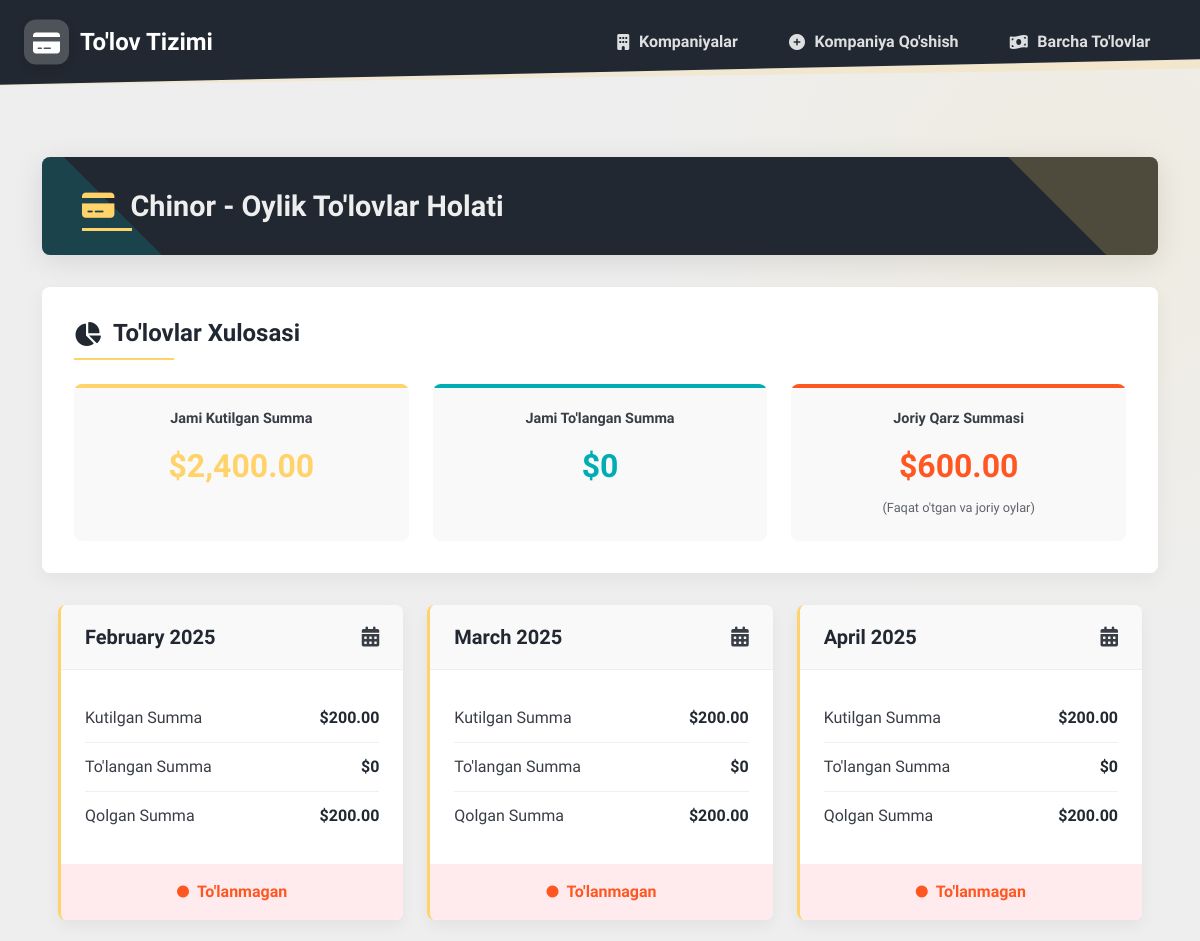
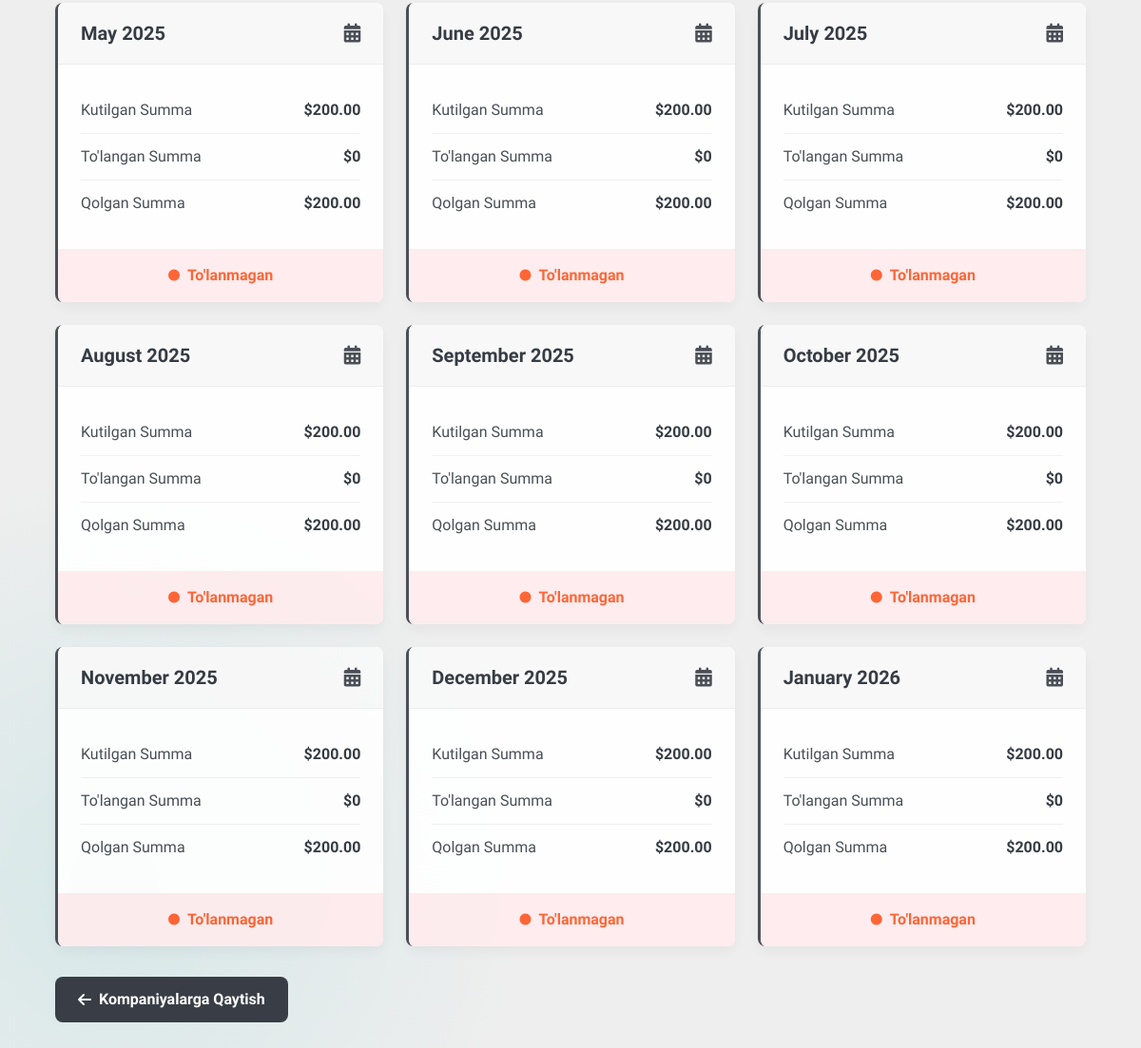
The page /company/11/monthly/ on the database its author committed (2 pictures, top to bottom).
### dbr_payment/models.py (models this page shows, shortened)
class Company(models.Model):
    name = models.CharField(max_length=200)
    email = models.EmailField()
    contact_number = models.CharField(max_length=20)
    address = models.TextField()
    telegram_chat_id = models.CharField(
        max_length=100,
        blank=True,
        null=True,
        verbose_name="Telegram Chat ID"
    )
    created_at = models.DateTimeField(auto_now_add=True)
    class Meta:
        verbose_name_plural = "Companies"

class PaymentArrangement(models.Model):
    company = models.ForeignKey(Company, on_delete=models.CASCADE, related_name='arrangements')
    monthly_amount = models.DecimalField(max_digits=10, decimal_places=2, validators=[MinValueValidator(0)])
    number_of_months = models.PositiveIntegerField(validators=[MinValueValidator(1)])
    start_date = models.DateField()
    end_date = models.DateField(blank=True, null=True)
    is_active = models.BooleanField(default=True)
    created_at = models.DateTimeField(auto_now_add=True)

### dbr_payment/views.py (the view)
# urls.py: path('company/<int:pk>/monthly/', views.company_monthly_payments, name='company-monthly-payments'),
def company_monthly_payments(request, pk):
    company = get_object_or_404(Company, pk=pk)
    arrangements = company.arrangements.filter(is_active=True)
    monthly_payment_statuses = []
    today = datetime.date.today()
    current_month = today.month
    current_year = today.year
    total_expected = Decimal('0')
    total_paid = Decimal('0')
    current_due = Decimal('0')  # Only for months up to current month
    for arrangement in arrangements:
        first_arrangement_month = arrangement.start_date.month
        first_arrangement_year = arrangement.start_date.year
        last_arrangement_month = (arrangement.start_date.month + arrangement.number_of_months - 1) % 12
        last_arrangement_year = arrangement.start_date.year + (
                    arrangement.start_date.month + arrangement.number_of_months - 1) // 12
        if (first_arrangement_year < current_year or (
                first_arrangement_year == current_year and first_arrangement_month <= current_month)) and (
                last_arrangement_year > current_year or (
                last_arrangement_year == current_year and last_arrangement_month >= current_month)):
            if current_year > first_arrangement_year:
                month_diff = (current_year - first_arrangement_year) * 12 + (
                            current_month - first_arrangement_month) + 1
            else:
                month_diff = current_month - first_arrangement_month + 1
            for month in range(1, arrangement.number_of_months + 1):
                target_month = arrangement.start_date.month + (month - 1)
                target_year = arrangement.start_date.year + (target_month - 1) // 12
                actual_month = ((target_month - 1) % 12) + 1
                is_past_or_current = (
                        target_year < current_year or
                        (target_year == current_year and actual_month <= current_month)
                )
                payments_this_month = company.payments.filter(arrangement=arrangement, month_number=month)
                total_paid_this_month = payments_this_month.aggregate(total=Sum('amount_paid'))['total'] or Decimal('0')
                monthly_due = arrangement.monthly_amount
                remaining_in_month = monthly_due - total_paid_this_month
                status = 'UNPAID'
                if total_paid_this_month == monthly_due:
                    status = 'PAID'
                elif total_paid_this_month > Decimal('0') and total_paid_this_month < monthly_due:
                    status = 'PARTIALLY_PAID'
                total_expected += monthly_due
                total_paid += total_paid_this_month
                if is_past_or_current:
                    current_due += remaining_in_month
                monthly_payment_statuses.append({
                    'month': month,
                    'month_name': calendar.month_name[actual_month],
                    'year': target_year,
                    'expected': monthly_due,
                    'paid': total_paid_this_month,
                    'remaining': remaining_in_month,
                    'status': status,
                    'arrangement_id': arrangement.id,
                    'is_past_or_current': is_past_or_current  # Added this flag for template use
                })
    monthly_payment_statuses.sort(key=lambda x: (x['year'], list(calendar.month_name).index(x['month_name'])))
    context = {
        'company': company,
        'monthly_payment_statuses': monthly_payment_statuses,
        'total_expected': total_expected,
        'total_paid': total_paid,
        'current_due': current_due  # Changed from total_remaining to current_due
    }
    return render(request, 'payments/company_monthly_payments.html', context)

### templates/payments/company_monthly_payments.html (shortened to what this page needs)
{% extends 'payments/base4.html' %}
{% load humanize %}
{% block content %}
    <div class="container mt-4">
        <div class="page-header">
            <h1 class="page-title">
                <i class="fas fa-credit-card title-icon" aria-hidden="true"></i>
                {{ company.name }} - Oylik To'lovlar Holati
            </h1>
        </div>
        <div class="summary-card">
            <h2 class="summary-header">
                <i class="fas fa-chart-pie" aria-hidden="true"></i>
                To'lovlar Xulosasi
            </h2>
            <div class="summary-stats">
                <div class="summary-stat stat-total">
                    <div class="stat-label">Jami Kutilgan Summa</div>
                    <div class="stat-value total">${{ total_expected|intcomma }}</div>
                </div>
                <div class="summary-stat stat-paid">
                    <div class="stat-label">Jami To'langan Summa</div>
                    <div class="stat-value paid">${{ total_paid|intcomma }}</div>
                </div>
                <div class="summary-stat stat-due">
                    <div class="stat-label">Joriy Qarz Summasi</div>
                    <div class="stat-value due">${{ current_due|intcomma }}</div>
                    <div class="stat-subtitle">(Faqat o'tgan va joriy oylar)</div>
                </div>
            </div>
        </div>
        <div class="payment-cards-container">
            <div class="payment-cards">
                {% for status in monthly_payment_statuses %}
                    <div class="payment-card {% if status.is_past_or_current %}current-period{% else %}future-period{% endif %}">
                        <div class="payment-header">
                            <h3>{{ status.month_name }} {{ status.year }}</h3>
                            <i class="fas fa-calendar-alt" aria-hidden="true"></i>
                        </div>
                        <div class="payment-details">
                            <div class="payment-item">
                                <span class="payment-label">Kutilgan Summa</span>
                                <span class="payment-value">${{ status.expected|intcomma }}</span>
                            </div>
                            <div class="payment-item">
                                <span class="payment-label">To'langan Summa</span>
                                <span class="payment-value">${{ status.paid|intcomma }}</span>
                            </div>
                            <div class="payment-item">
                                <span class="payment-label">Qolgan Summa</span>
                                <span class="payment-value">${{ status.remaining|intcomma }}</span>
                            </div>
                        </div>
                        <div class="status-indicator {% if status.status == 'UNPAID' %}status-due{% elif status.status == 'PARTIALLY_PAID' %}status-partial{% else %}status-paid{% endif %}">
                            <i class="fas fa-circle" aria-hidden="true"></i>
                            {% if status.status == 'UNPAID' %}
                                To'lanmagan
                            {% elif status.status == 'PARTIALLY_PAID' %}
                                Qisman To'langan
                            {% else %}
                                To'langan
                            {% endif %}
                        </div>
                    </div>
                {% endfor %}
            </div>
        </div>
        <a href="{% url 'payments:company-list' %}" class="btn-back">
            <i class="fas fa-arrow-left" aria-hidden="true"></i>
            Kompaniyalarga Qaytish
        </a>
    </div>
{% endblock %}

### templates/payments/base4.html (style rules this page uses)
:root { --primary: #222831; --secondary: #393E46; --accent: #FFD369; --light: #EEEEEE; --success: #00ADB5; --danger: #FF5722; --warning: #FFA000; }
body { font-family: 'Mulish', sans-serif; background-color: var(--light); background-image: radial-gradient(circle at 90% 10%, rgba(255, 211, 105, 0.1) 0%, transparent 20%), radial-gradient(circle at 10% 90%, rgba(0, 173, 181, 0.1) 0%, transparent 20%); background-attachment: fixed; min-height: 100vh; color: var(--primary); }

### rows shown on the page
Company: name "Chinor"
PaymentArrangement: expected "200.00" "200.00" "200.00" "200.00" "200.00" "200.00" "200.00" "200.00" "200.00" "200.00" "200.00" "200.00"

### other values the page prints
{{ total_expected|intcomma }} "2,400.00"
{{ total_paid|intcomma }} "0"
{{ current_due|intcomma }} "600.00"
{{ status.month_name }} "February" "March" "April" "May" "June" "July" "August" "September" "October" "November" "December" "January"
{{ status.year }} "2025" "2025" "2025" "2025" "2025" "2025" "2025" "2025" "2025" "2025" "2025" "2026"
{{ status.paid|intcomma }} "0" "0" "0" "0" "0" "0" "0" "0" "0" "0" "0" "0"
{{ status.remaining|intcomma }} "200.00" "200.00" "200.00" "200.00" "200.00" "200.00" "200.00" "200.00" "200.00" "200.00" "200.00" "200.00"
